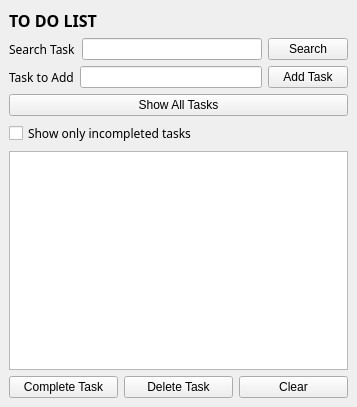
<?xml version="1.0" encoding="UTF-8"?>
<ui version="4.0">
 <class>MainWindow</class>
 <widget class="QMainWindow" name="MainWindow">
  <property name="geometry">
   <rect>
    <x>0</x>
    <y>0</y>
    <width>357</width>
    <height>407</height>
   </rect>
  </property>
  <property name="windowTitle">
   <string>MainWindow</string>
  </property>
  <widget class="QWidget" name="centralwidget">
   <layout class="QVBoxLayout" name="verticalLayout">
    <item>
     <widget class="QLabel" name="HEADING">
      <property name="font">
       <font>
        <family>Rockwell Extra Bold</family>
        <pointsize>12</pointsize>
        <bold>true</bold>
       </font>
      </property>
      <property name="text">
       <string>TO DO LIST</string>
      </property>
      <property name="indent">
       <number>0</number>
      </property>
     </widget>
    </item>
    <item>
     <layout class="QHBoxLayout" name="horizontalLayout">
      <item>
       <widget class="QLabel" name="label">
        <property name="font">
         <font>
          <family>SimSun-ExtB</family>
         </font>
        </property>
        <property name="text">
         <string>Search Task</string>
        </property>
       </widget>
      </item>
      <item>
       <widget class="QLineEdit" name="searchInput"/>
      </item>
      <item>
       <widget class="QPushButton" name="searchButton">
        <property name="text">
         <string>Search</string>
        </property>
       </widget>
      </item>
     </layout>
    </item>
    <item>
     <layout class="QHBoxLayout" name="horizontalLayout_2">
      <item>
       <widget class="QLabel" name="label_2">
        <property name="font">
         <font>
          <family>SimSun-ExtB</family>
         </font>
        </property>
        <property name="text">
         <string>Task to Add</string>
        </property>
       </widget>
      </item>
      <item>
       <widget class="QLineEdit" name="taskInput"/>
      </item>
      <item>
       <widget class="QPushButton" name="addButton">
        <property name="text">
         <string>Add Task</string>
        </property>
       </widget>
      </item>
     </layout>
    </item>
    <item>
     <widget class="QPushButton" name="pushButton">
      <property name="text">
       <string>Show All Tasks</string>
      </property>
     </widget>
    </item>
    <item>
     <widget class="QCheckBox" name="hidecompletedcheck">
      <property name="font">
       <font>
        <family>SimSun-ExtB</family>
       </font>
      </property>
      <property name="text">
       <string>Show only incompleted tasks</string>
      </property>
     </widget>
    </item>
    <item>
     <widget class="QListWidget" name="tasklistWidget"/>
    </item>
    <item>
     <layout class="QHBoxLayout" name="horizontalLayout_3">
      <item>
       <widget class="QPushButton" name="completeButton">
        <property name="text">
         <string>Complete Task</string>
        </property>
       </widget>
      </item>
      <item>
       <widget class="QPushButton" name="deleteButton">
        <property name="text">
         <string>Delete Task</string>
        </property>
       </widget>
      </item>
      <item>
       <widget class="QPushButton" name="clearButton">
        <property name="text">
         <string>Clear</string>
        </property>
       </widget>
      </item>
     </layout>
    </item>
   </layout>
  </widget>
 </widget>
 <resources/>
 <connections/>
</ui>
